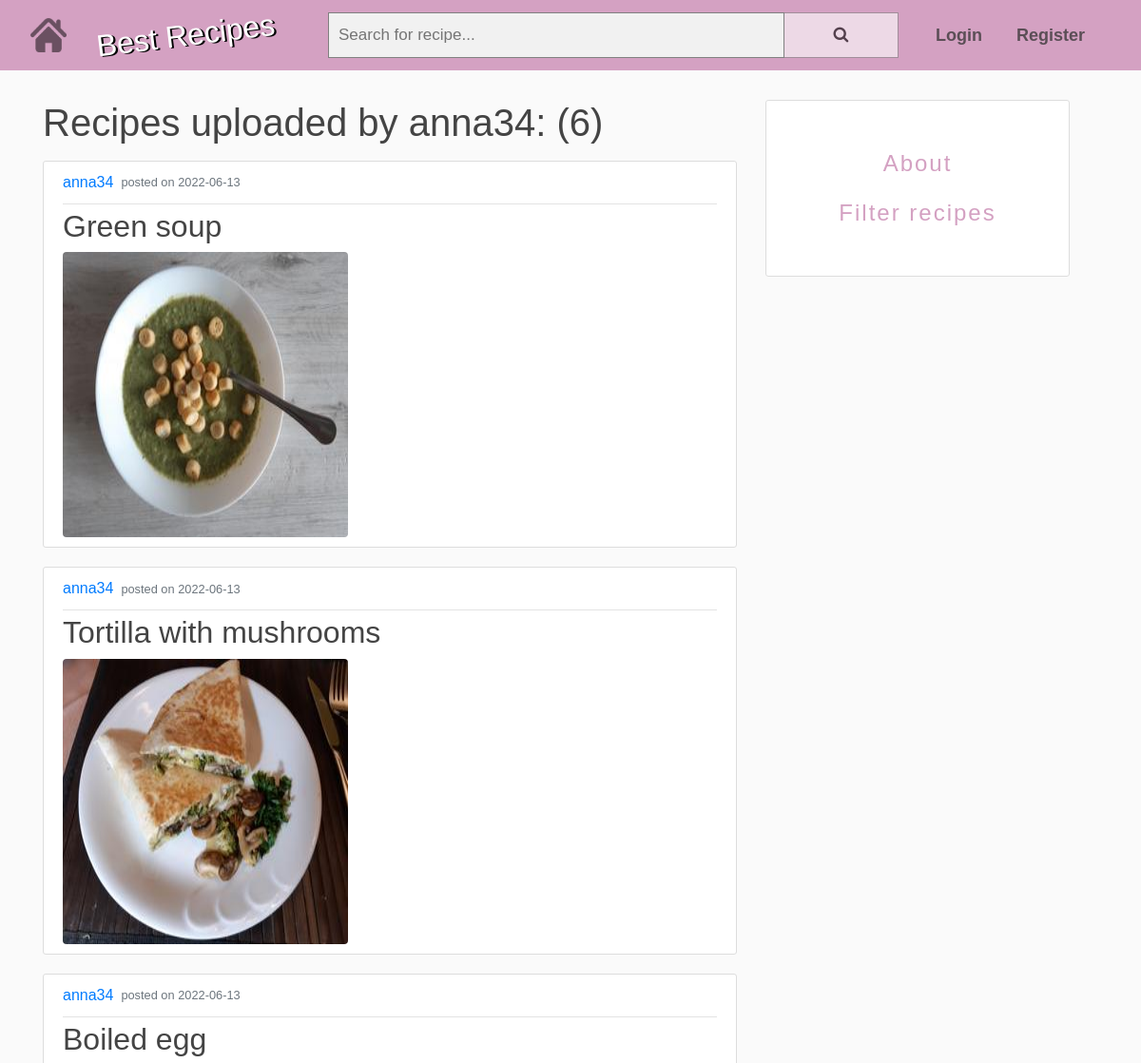
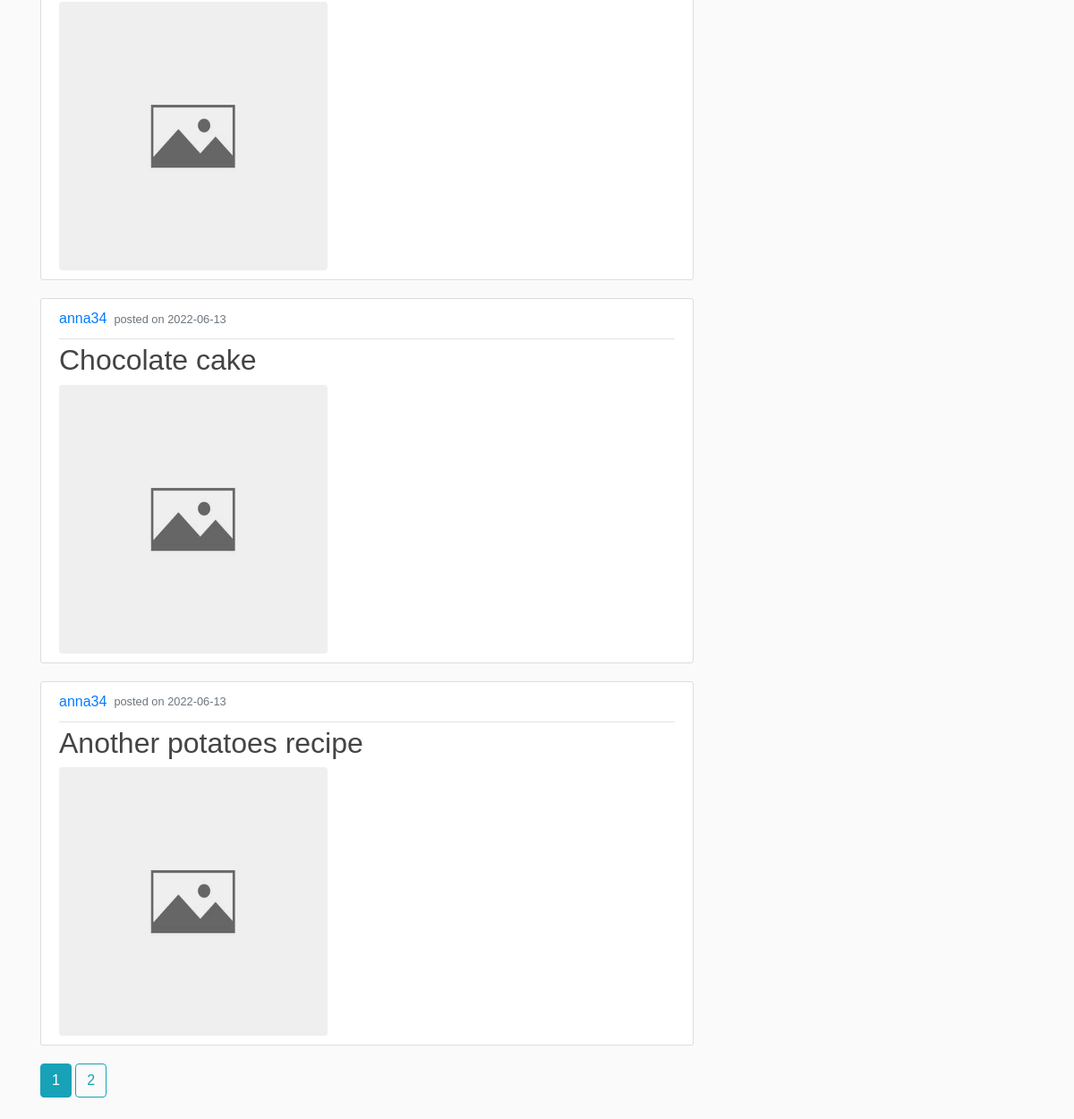
Page /user/anna34 on the committed database (2 pictures, top to bottom).
### recipes_app/models.py (models this page shows, shortened)
class Recipe(db.Model):
    id = db.Column(db.Integer, primary_key=True)
    recipe_name = db.Column(db.String(60), nullable=False)
    date_posted = db.Column(db.DateTime, nullable=False, default=datetime.utcnow)
    food_image = db.Column(db.String(20), nullable=False, default='default_food_image.jpg')
    description = db.Column(db.String(500), nullable=False)
    user_id = db.Column(db.Integer, db.ForeignKey('user.id'), nullable=False)
    is_private = db.Column(db.Boolean, nullable=False, default=False)
    recipe_tags = db.relationship("Tag", secondary=lambda: recipes_tags_table)
    tags = association_proxy("recipe_tags", "tag")

class User(db.Model, UserMixin):
    id = db.Column(db.Integer, primary_key=True)
    username = db.Column(db.String(20), unique=True, nullable=False)
    email = db.Column(db.String(50), unique=True, nullable=False)
    profile_picture = db.Column(db.String(20), nullable=False, default='default_profile_picture.jpg')
    password = db.Column(db.String(60), nullable=False)
    uploaded_recipes = db.relationship('Recipe', backref='author', lazy=True)
    favourite_recipes = db.relationship('Recipe', secondary=lambda: users_favourites_table)
    favourites = association_proxy("favourite_recipes", "recipe_name")

### recipes_app/routes.py (the view)
@app.route("/user/<string:username>", endpoint='show_user_recipes')
def show_user_recipes(username):
    page = request.args.get('page', 1, type=int)
    user = User.query.filter_by(username=username).first_or_404()
    recipes = Recipe.query.filter_by(author=user, is_private=False).order_by(Recipe.date_posted.desc()).paginate(
        page=page, per_page=5)
    return render_template("filtered_recipes.html", recipes=recipes, user=user, next_page='show_user_recipes',
                           title=f'Recipes uploaded by {username}')

### recipes_app/forms.py
class SearchbarForm(FlaskForm):
    search = StringField("Search", validators=[DataRequired()])
    submit = SubmitField('Submit')

### recipes_app/routes.py (called while the page is built)
@app.context_processor
def base():
    form = SearchbarForm()
    return dict(form=form)

### recipes_app/templates/filtered_recipes.html
{% extends "basic_layout.html" %}
{% block content %}
    <h1 class="mb-3">{{ title }}: ({{ recipes.total }})</h1>
    {% for recipe in recipes.items %}
        <article class="media content-section">
          <div class="media-body">
            <div class="article-metadata">
              <a class="mr-2" href="{{ url_for('show_user_recipes', username=recipe.author.username) }}">{{ recipe.author.username }}</a>
              <small class="text-muted"> posted on {{ recipe.date_posted.strftime('%Y-%m-%d') }}</small>
            </div>
            <h2><a class="article-title" href="{{ url_for('show_recipe', recipe_id=recipe.id) }}">{{ recipe.recipe_name }}</a></h2>
            <img class="rounded article-img" src="{{ url_for('static', filename='food_images/' + recipe.food_image) }}">
          </div>
        </article>
    {% endfor %}
    {% for page_number in recipes.iter_pages(left_edge=1, right_edge=1, left_current=1, right_current=2) %}
        {% if page_number %}
            {% if recipes.page == page_number %}
                <a class="btn btn-info mb-4" href="{{ url_for('show_user_recipes', username=user.username, page=page_number) }}">{{ page_number }}</a>
            {% else %}
                <a class="btn btn-outline-info mb-4" href="{{ url_for('show_user_recipes', username=user.username, page=page_number) }}">{{ page_number }}</a>
            {% endif %}
        {% else %}
            ...
        {% endif %}
    {% endfor %}
{% endblock content %}

### recipes_app/static/main.css (style rules this page uses)
body { background: #fafafa; color: #333333; margin-top: 5rem; }
h1, h2, h3, h4, h5, h6 { color: #444444; }
.content-section { background: #ffffff; padding: 10px 20px; border: 1px solid #dddddd; border-radius: 3px; margin-bottom: 20px; }
.article-title { color: #444444; }
.article-img { height: 300px; width: 300px; margin-right: 16px; }
.article-metadata { padding-bottom: 10px; margin-bottom: 4px; border-bottom: 1px solid #e3e3e3; display: flex; align-items: center; }
body { font-family: Arial; }
* { box-sizing: border-box; }

### rows in the picture
Recipe: author.username "anna34", date_posted "2022-06-13", recipe_name "Green soup", food_image (picture)
Recipe: author.username "anna34", date_posted "2022-06-13", recipe_name "Tortilla with mushrooms", food_image (picture)
Recipe: author.username "anna34", date_posted "2022-06-13", recipe_name "Boiled egg", food_image (placeholder picture)
Recipe: author.username "anna34", date_posted "2022-06-13", recipe_name "Chocolate cake", food_image (placeholder picture)
Recipe: author.username "anna34", date_posted "2022-06-13", recipe_name "Another potatoes recipe", food_image (placeholder picture)

### other values in the picture
{{ title }} "Recipes uploaded by anna34"
{{ recipes.total }} "6"
{{ page_number }} "1"
{{ page_number }} "2"
